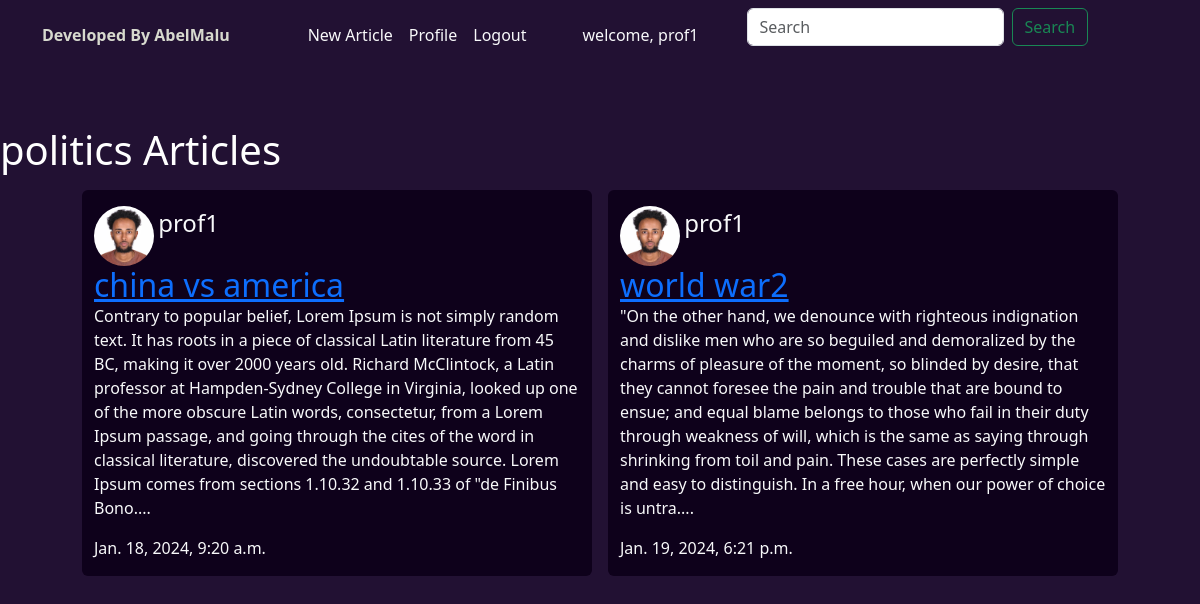
Screenshot of /articles/category/2 (signed in) with the database file from the repository.
### core/models.py (models this page shows, shortened)
class Category(models.Model):
    name = models.CharField(max_length=100)
    created_at = models.DateTimeField(auto_now_add=True)
    def __str__(self):
        return self.name

class Article(models.Model):
    title = models.CharField(max_length=255)
    slug = models.SlugField()
    body = models.TextField()
    date = models.DateTimeField(auto_now_add=True)
    thumb = models.ImageField(default='default.png',blank=True)
    author =models.ForeignKey(User, default=None, on_delete=models.CASCADE)
    person = models.ForeignKey(Profile, on_delete=models.CASCADE, null=True)
    category = models.ForeignKey(Category,on_delete=models.CASCADE, null= True)
    def snippet(self):
        return self.body[:500]+'....'

class Profile(models.Model):
    user = models.OneToOneField(User, on_delete=models.CASCADE, null=True)
    first_name = models.CharField(max_length=255, null=True)
    last_name = models.CharField(max_length=255, null=True)
    profile_pic = models.ImageField(default='defaultProfile.png')
    def __str__(self) -> str:
        return str(self.user)

### core/views.py (the view)
# urls.py: path('articles/category/<str:pk>',views.categories, name='category'),
def categories(request,pk):
    category = Category.objects.get(id=pk)
    articles = category.article_set.all()
    context = {
        'category':category,
        'articles':articles
    }
    return render(request, 'category.html',context)

### templates/category.html (shortened to what this page needs)
{% extends 'base_layout.html' %}
{%  block content %}
<div class="row justify-content-center pt-5 g-4">
        <h1>{{category}} Articles</h1>
    {% for article in articles%}
    <div class=" col-lg-5 m-2 rounded text-light mb-4 " style="background: #0e011b;">
        <img src=" {{article.person.profile_pic.url}} " alt="img not found" class="profile-pic rounded-circle mt-3"
            style="display: inline;">
        <div class="" style="display: inline;">
            <p class="h4" style="display: inline;">{{article.person}}</p> <br>
            <h2 class="" style="display: inline;"><a href="{% url 'detail' slug=article.slug %}">{{article.title}}</a>
            </h2>
            <p>{{article.snippet}}</p>
            <p>{{article.date}}</p>
        </div>
    </div>
    {% endfor %}
{% endblock %}

### templates/base_layout.html (shortened to what this page needs)
{% load bootstrap5 %}
{% bootstrap_css %}
{% load static %}
<!DOCTYPE html>
<html lang="en">
<head>
    <link rel="stylesheet" href="{% static '/css/styles.css' %}">
</head>
<body style="background: #221133;" class="text-white">
<nav class="navbar navbar-expand-md navbar-light mb-2">
    <div class="container-lg">
        <a class="nav-first-link" href="{% url 'home' %}">
            <span class="fw-bold">
                Developed By AbelMalu
            </span>
        </a>
        <div class="collapse navbar-collapse justify-content-center " id="main-nav">
            <ul class="navbar-nav">
                {% if user.is_authenticated %}
                <li class="nav-item">
                    <a class="nav-link text-light" href="{% url 'create' %}">New Article</a>
                </li>
                <li class="nav-item">
                    <a class="nav-link text-light" href="{% url 'profile' %}">Profile</a>
                </li>
                <li class="nav-item">
                    <a class="nav-link text-light " href="{% url 'logout' %}">Logout</a>
                </li>
                <li><span class="text-light nav-link px-5">welcome, {{request.user}}</span></li>
                {% endif %}
            </ul>
            <form class="d-flex">
                <input class="form-control me-2" name='q' type="search" placeholder="Search" aria-label="Search">
                <button class="btn btn-outline-success" type="submit">Search</button>
            </form>
        </div>
    </div>
</nav>
        {% block content %}
        {% endblock %}
    </div>
</body>
</html>

### assets/css/styles.css (style rules this page uses)
.nav-first-link { color: #D7D9CE; text-decoration: none; }
nav { background-color:#221133; }

### templates/category.html (style rules this page uses)
.profile-pic { width: 60px; height: 60px; }

### rows the page displays
Category: name "politics"
Article: person.profile_pic (picture), person "prof1", title "china vs america", snippet "Contrary to popular belief, Lorem Ipsum is not simply random text. It has roots in a piece of classical Latin literature from 45 BC, making it over 2000 years old. Richard McClintock, a Latin professor at Hampden-Sydney College in Virginia, looked up one of the more obscure Latin words, consectetur, from a Lorem Ipsum passage, and going through the cites of the word in classical literature, discovered the undoubtable source. Lorem Ipsum comes from sections 1.10.32 and 1.10.33 of \"de Finibus Bono....", date "Jan. 18, 2024, 9:20 a.m."
Article: person.profile_pic (picture), person "prof1", title "world war2", snippet "\"On the other hand, we denounce with righteous indignation and dislike men who are so beguiled and demoralized by the charms of pleasure of the moment, so blinded by desire, that they cannot foresee the pain and trouble that are bound to ensue; and equal blame belongs to those who fail in their duty through weakness of will, which is the same as saying through shrinking from toil and pain. These cases are perfectly simple and easy to distinguish. In a free hour, when our power of choice is untra....", date "Jan. 19, 2024, 6:21 p.m."

### other values shown
{{ request.user }} "prof1"
